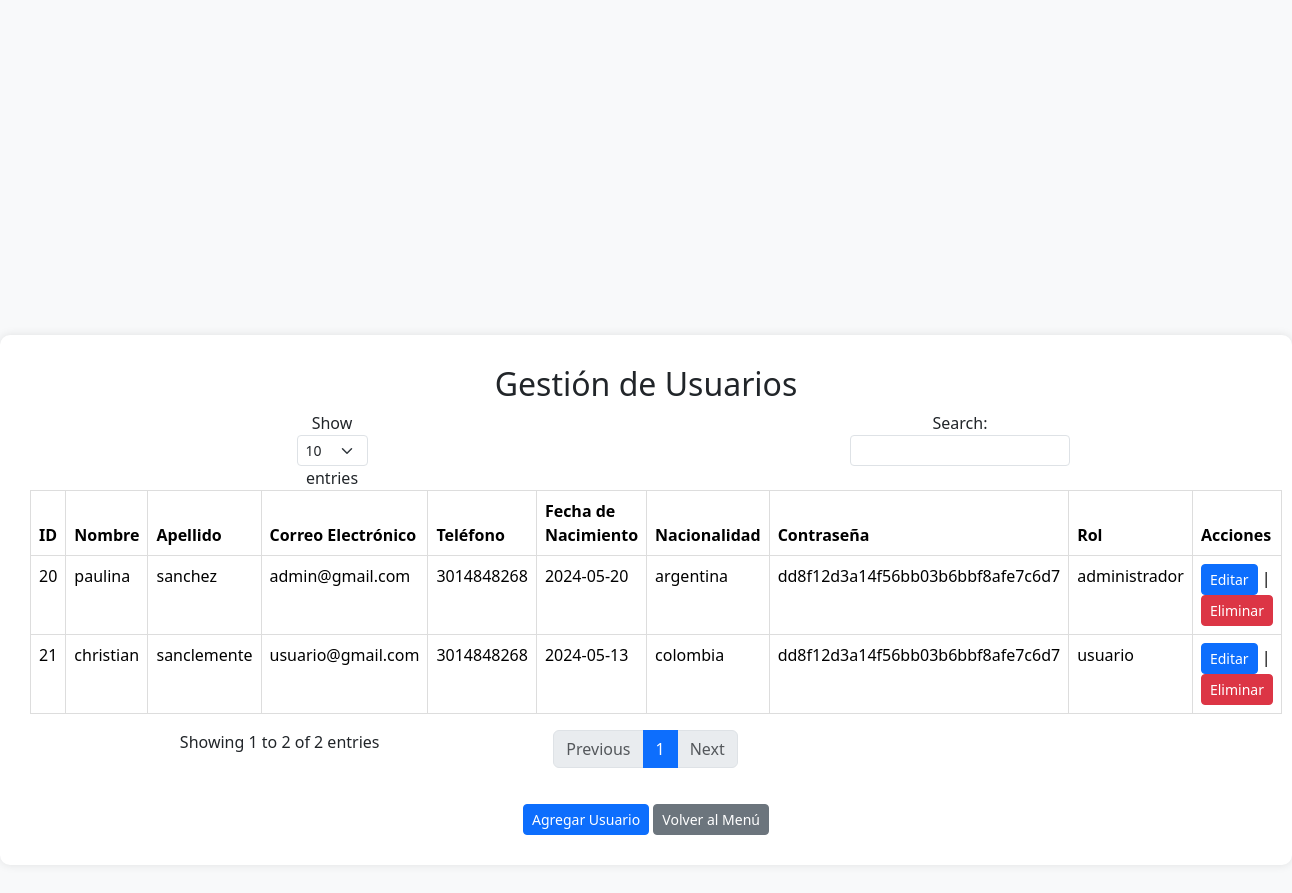
Page /administrador/usuarios.php (signed in) on the committed database.
### tables this page shows
CREATE TABLE `usuario` (
  `id` int(11) NOT NULL,
  `nombre` varchar(100) NOT NULL,
  `apellido` varchar(100) NOT NULL,
  `correo_electronico` varchar(255) DEFAULT NULL,
  `telefono` varchar(20) DEFAULT NULL,
  `fecha_nacimiento` date DEFAULT NULL,
  `nacionalidad` varchar(100) DEFAULT NULL,
  `contrasena` varchar(255) NOT NULL,
  `rol` enum('usuario','administrador') NOT NULL DEFAULT 'usuario'
);

### administrador/usuarios.php (the view, shortened to what this page needs)
<!DOCTYPE html>
<html lang="es">
<head>
    <link rel="stylesheet" href="../assets/css/bootstrap.min.css">
</head>
<body style="background-image: url('../imagen/fondo7.jpg'); background-size: cover;">
    <div class="container">
        <h2>Gestión de Usuarios</h2>
        <table class="table">
            <thead>
                <tr>
                    <th>ID</th>
                    <th>Nombre</th>
                    <th>Apellido</th>
                    <th>Correo Electrónico</th>
                    <th>Teléfono</th>
                    <th>Fecha de Nacimiento</th>
                    <th>Nacionalidad</th>
                    <th>Contraseña</th>
                    <th>Rol</th>
                    <th>Acciones</th>
                </tr>
            </thead>
            <tbody>
            <?php
                include '../conexion.php';
                $sql = "SELECT * FROM usuario";
                $result = $conexion->query($sql);
                if ($result->num_rows > 0) {
                    while($row = $result->fetch_assoc()) {
                        echo "<tr>";
                        echo "<td>" . $row["id"] . "</td>";
                        echo "<td>" . $row["nombre"] . "</td>";
                        echo "<td>" . $row["apellido"] . "</td>";
                        echo "<td>" . $row["correo_electronico"] . "</td>";
                        echo "<td>" . $row["telefono"] . "</td>";
                        echo "<td>" . $row["fecha_nacimiento"] . "</td>";
                        echo "<td>" . $row["nacionalidad"] . "</td>";
                        echo "<td>" . $row["contrasena"] . "</td>";
                        echo "<td>" . $row["rol"] . "</td>";
                        echo "<td><a href='editar/editar_usuario.php?id=" . $row["id"] . "' class='btn btn-primary btn-sm'>Editar</a> | <a href='eliminar/delete.php?id=" . $row["id"] . "' class='btn btn-danger btn-sm'>Eliminar</a></td>";
                        echo "</tr>";
                    }
                } else {
                    echo "<tr><td colspan='10'>No hay usuarios registrados</td></tr>";
                }
            ?>
            </tbody>
        </table>
        <div class="btn-container">
            <a href="agregar_usuario.html" class="btn btn-primary btn-sm">Agregar Usuario</a>
            <a href="admin.php" class="btn btn-secondary btn-sm">Volver al Menú</a>
        </div>
    </div>
</body>
</html>

### administrador/usuarios.php (style rules this page uses)
body { display: flex; justify-content: center; align-items: center; height: 150vh; background-color: #f8f9fa; margin: 0; }
.container { background-color: #ffffff; padding: 30px; border-radius: 10px; box-shadow: 0 0 10px rgba(0, 0, 0, 0.1); width: 100%; max-width: 1500px; text-align: center; }
table { width: 100%; margin-bottom: 20px; border-collapse: collapse; }
table th, table td { border: 1px solid #dddddd; padding: 8px; text-align: left; }
table th { background-color: #f2f2f2; }
.btn-container { margin-top: 20px; }

### rows in the picture
usuario: id "20", nombre "paulina", apellido "sanchez", correo_electronico "admin@gmail.com", telefono "3014848268", fecha_nacimiento "2024-05-20", nacionalidad "argentina", contrasena "dd8f12d3a14f56bb03b6bbf8afe7c6d7", rol "administrador"
usuario: id "21", nombre "christian", apellido "sanclemente", correo_electronico "usuario@gmail.com", telefono "3014848268", fecha_nacimiento "2024-05-13", nacionalidad "colombia", contrasena "dd8f12d3a14f56bb03b6bbf8afe7c6d7", rol "usuario"
